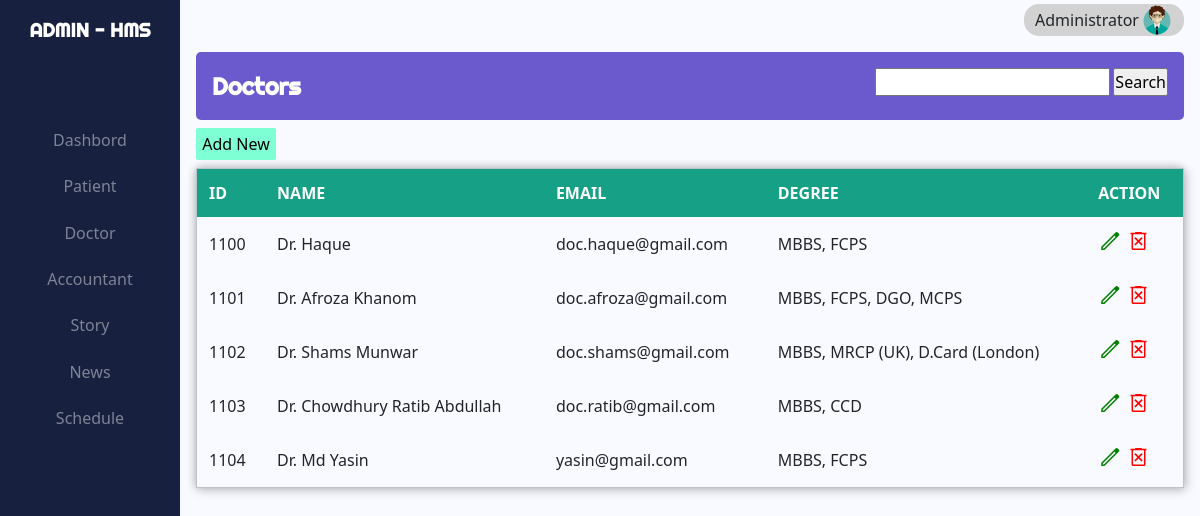
Page /admin/admin_to_doctor.php (signed in) on the committed database.
### tables this page shows
CREATE TABLE `doctors` (
  `doc_id` int(4) NOT NULL,
  `doc_name` varchar(50) DEFAULT NULL,
  `doc_email` varchar(150) DEFAULT NULL,
  `degree` varchar(150) DEFAULT NULL,
  `speciality` varchar(300) DEFAULT NULL,
  `visit` int(11) DEFAULT NULL,
  `dep_name` varchar(50) DEFAULT NULL,
  `doc_image` varchar(150) DEFAULT NULL,
  `pass` varchar(6) DEFAULT NULL,
  `adm_id` int(4) DEFAULT NULL
);

### admin/admin_to_doctor.php (the view, shortened to what this page needs)
<?php
    include '../utility/admin_template.php';
    if (!isset($_REQUEST["search"])) {
        $sql = "SELECT * FROM doctors";
        $doctor = mysqli_query($conn, $sql);
    }
    else {
        $value = $_REQUEST["search_val"];
        $sql = "SELECT * FROM doctors WHERE doc_name LIKE '%$value%'";
        $doctor = mysqli_query($conn, $sql);
    }
?>
<head>
    <link rel="stylesheet" href="../css/admin/admin_to_patient.css">
    <link rel="stylesheet" href="../css/admin/admin_to_doctor.css">
</head>
<body>
            <div class="top-bar">
                <div class="top-bar-text">Doctors</div>
                <div class="search_bar">
                    <form action="" method="post">
                        <input type="search" name="search_val">
                        <input class="button" type="submit" value="Search" name="search">
                    </form>
                </div>
            </div>
            <button class="btn_wrapper">
                <div class="add">Add New</div>
            </button>
            <table action="" method="post">
                <thead>
                    <tr id="header">
                    <th scope="col">ID</th>
                    <th scope="col">NAME</th>
                    <th scope="col">EMAIL</th>
                    <th scope="col">DEGREE</th>
                    <th scope="col">ACTION</th>
                    </tr>
                </thead>
                <tbody>
                    <?php while ($row = mysqli_fetch_array($doctor, MYSQLI_ASSOC)) {
                        $id = $row["doc_id"];
                    ?>
                    <tr>
                    <td><?php echo $row["doc_id"] ?></td>
                    <td><?php echo $row["doc_name"] ?></td>
                    <td><?php echo $row["doc_email"] ?></td>
                    <td><?php echo $row["degree"] ?></td>
                    <td class="action">
                    <a href="./action/update_doctor.php?type=doctor&user_id=<?php echo $id ?>"><button class="button_update" name="update"><span class="material-symbols-outlined">edit</span></button></a>
                    <a href="./action/delete_doctor.php?user_id=<?php echo $id ?>" ><button class="button_delete" name="delete"><span class="material-symbols-outlined">delete_forever</span></button></a>
                    </td>
                    </tr>
                    <?php } ?>
                </tbody>
            </table>
</body>
</html>

### css/admin/admin.css (style rules this page uses)
* { margin: 0; padding: 0; box-sizing: border-box; }

### css/admin/admin_to_patient.css (style rules this page uses)
.material-symbols-outlined { font-variation-settings: 'FILL' 0, 'wght' 400, 'GRAD' 0, 'opsz' 48 }
.top-bar { display: flex; justify-content: space-between; width: 100%; padding: 1rem; margin-top: 1rem; border-radius: 5px; background-color: slateblue; }
.top-bar-text { color: white; font-size: 1.5rem; font-weight: bold; font-family: 'Righteous', cursive; }
.search_bar > form { display: flex; justify-content: center; }
form > .button { margin-left: 0.2rem; }
button { background: none; border: none; }
.button_delete { color: red; }
.button_update { color: green; }
table { margin-top: 1rem!important; border-collapse: collapse; border: 1px solid #bdc3c7; border-radius: 5px 5px 0 0; box-shadow: 2px 2px 12px rgba(0, 0, 0, 0.2), -1px -1px 8px rgba(0, 0, 0, 0.2); width: 100%; }
tr { transition: all .2s ease-in; }
th, td { padding: 12px; text-align: justify; }
#header { background-color: #16a085; color: #fff; }

### css/admin/admin_to_doctor.css (style rules this page uses)
.btn_wrapper { display: flex; justify-content: right; }
.add { margin: 0.5rem 0; width: 5rem; background-color: aquamarine; border-radius: 2px; padding: 4px 0; }
table { margin-top: 0 !important; }

### rows in the picture
doctors: doc_id "1100", doc_name "Dr. Haque", doc_email "doc.haque@gmail.com", degree "MBBS, FCPS"
doctors: doc_id "1101", doc_name "Dr. Afroza Khanom", doc_email "doc.afroza@gmail.com", degree "MBBS, FCPS, DGO, MCPS"
doctors: doc_id "1102", doc_name "Dr. Shams Munwar", doc_email "doc.shams@gmail.com", degree "MBBS, MRCP (UK), D.Card (London)"
doctors: doc_id "1103", doc_name "Dr. Chowdhury Ratib Abdullah", doc_email "doc.ratib@gmail.com", degree "MBBS, CCD"
doctors: doc_id "1104", doc_name "Dr. Md Yasin", doc_email "yasin@gmail.com", degree "MBBS, FCPS"
